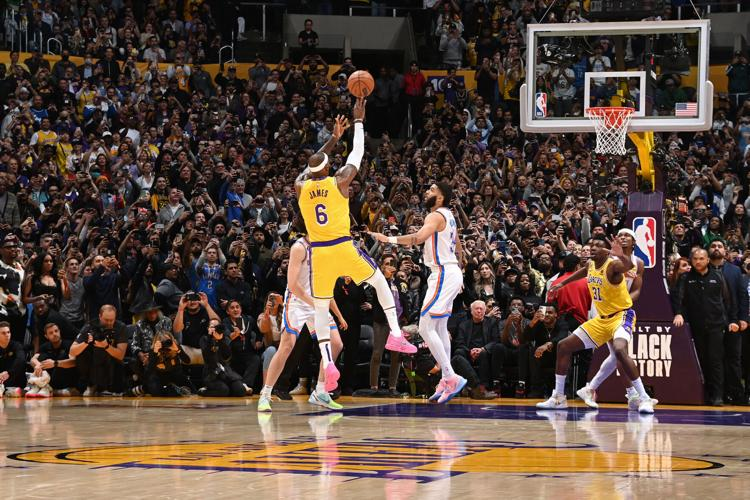
#> input picture LebronJames.jpg, 750 x 500 px
$ python proj1.py
#> lines starting #> are read from the running program, lines starting #| are printed output that depends on the picture; long printed decimals are rounded
#> further down, original_image is the input picture: shape (500, 750, 3); mean B, G, R 62.2, 72.7, 89.8
#import necessary libraries
import cv2 as cv
import numpy as np

#function for the colour transform from RGB to YCbCr space
def RGBToYCbCr_transform(image):
    #read the image planes into RGB values
    R, G, B = image[:,:,0], image[:,:,1], image[:,:,2]
    #apply conversion equations from RGB to YCbCr
    Y = 16 + (65.738*R/256)+(129.057*G/256)+(25.064*B/256)
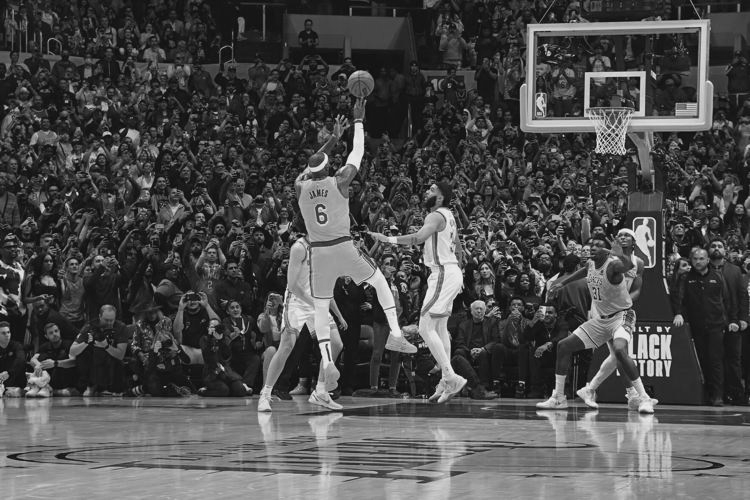
#> Y: shape (500, 750) float64; min 16, max 235, mean 77.4
    Cb = 128 - (37.945*R/256) - (74.494*G/256) + (112.439*B/256)
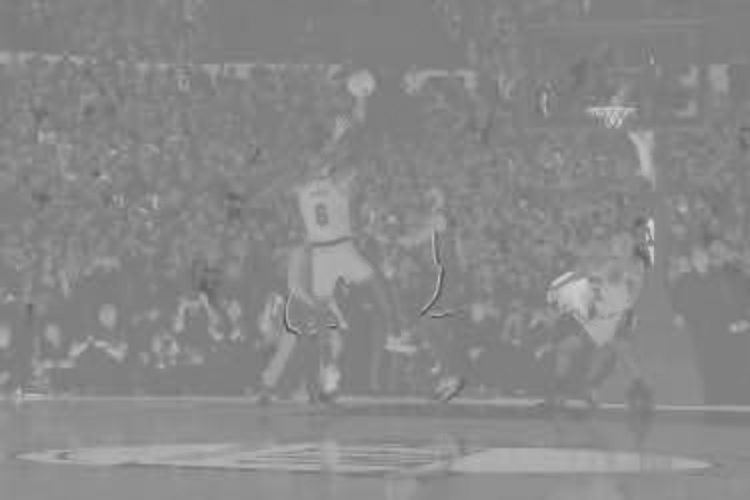
#> Cb: shape (500, 750) float64; min 85.81, max 217.7, mean 137.1
    Cr = 128 + (112.439*R/256) - (94.154*G/256) - (18.285*B/256)
    #stack 8-bit arrays in 3rd dimension (plane-wise)
    return np.stack([Y, Cb, Cr], axis=2).astype(np.uint8)
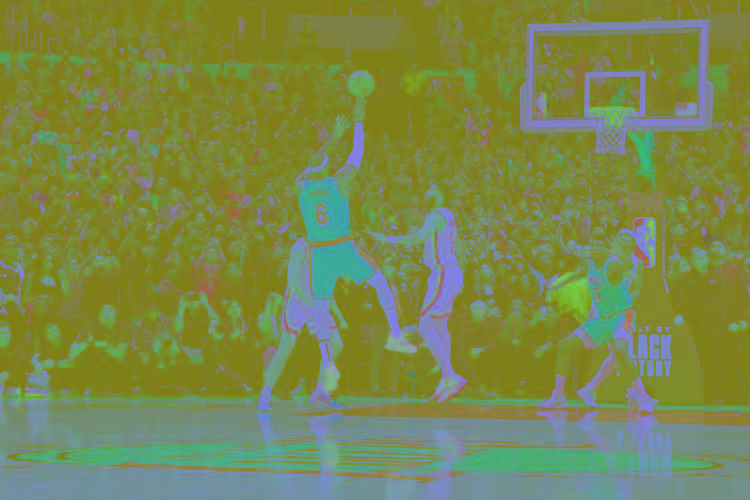
#> returned value: shape (500, 750, 3); mean of channels 0, 1, 2 76.9, 136.6, 121.7; drawn as B, G, R

#function for the colour transform from YCbCr to RGB
def YCbCrtoRGB_transform(image):
    #read the image planes into YCbCr values
    Y, Cb, Cr = image[:,:,0], image[:,:,1], image[:,:,2]
    #apply conversion equations from YCbCr to RGB
    R = (298.082*Y/256) + (408.583*Cr/256) - 222.921
    G = (298.082*Y/256) - (100.291*Cb/256) - (208.120*Cr/256) + 135.576
    B = (298.082*Y/256) + (516.412* Cb/256) - 276.836
    #stack 8-bit arrays in 3rd dimension (plane-wise)
    return np.stack([R, G, B], axis=2).astype(np.uint8)

#function to compute the PSNR value
def calcPSNR(before_image, after_image):
    #calculate the mean squared value of the difference (error)
    mse = np.mean((before_image - after_image) ** 2)
    #find the Peak-Signal-to-Noise-Ratio
    psnr = 10 * np.log10(255**2 / mse)
    return psnr

#function to downsample input by a scale factor
def downsample(image, scale_factor):
    #extract height and width values for the image
#> called with scale_factor = 10
    height, width = len(image),len(image[0])
#> height = 500; width = 750
    #initialize colour spaces for the image
    Y = image[:,:,0]
    Cb = image[:, :, 1]
    Cr = image[:, :, 2]
    #initialize output colour spaces by calculated height and width after downsample
    downsampled_Y = np.zeros((height//scale_factor, width//scale_factor))
    downsampled_Cb = np.zeros((height//scale_factor, width//scale_factor))
    downsampled_Cr = np.zeros((height//scale_factor, width//scale_factor))
    #loop to end of dimensions, skip by every factor value
    for i in range(0, height, scale_factor):
        for j in range(0, width, scale_factor):
            #sliding window based on the scale factor for each plane
            window_Y = Y[i:i+scale_factor, j:j+scale_factor]
            window_Cb = Cb[i:i+scale_factor, j:j+scale_factor]
            window_Cr = Cr[i:i+scale_factor, j:j+scale_factor]
            #average the values within each area
            avg_Y = np.mean(window_Y)
            avg_Cb = np.mean(window_Cb)
            avg_Cr = np.mean(window_Cr)
            #plot the 8-bit values within a scaled down area
            downsampled_Y[i//scale_factor, j//scale_factor] = avg_Y.astype(np.uint8)
            downsampled_Cb[i//scale_factor, j//scale_factor] = avg_Cb.astype(np.uint8)
            downsampled_Cr[i//scale_factor, j//scale_factor] = avg_Cr.astype(np.uint8)
    #stack 8-bit arrays in 3rd dimension (plane-wise)
    return np.stack([downsampled_Y,downsampled_Cb,downsampled_Cr], axis=2).astype(np.uint8)
#> returned value: shape (50, 75, 3)

#function to perform bilinear interpolation for upsampling
def bilinear_interpolation(image, scale_factor):
    #extract height and width values for the image
#> called with scale_factor = 10
    height, width = len(image),len(image[0])
#> height = 50; width = 75
    #initialize output height and width based on factor
    new_height, new_width = int(height * scale_factor), int(width * scale_factor)
#> new_height = 500; new_width = 750
    #initialize output image based on upsamplign dimensions
    new_image = np.zeros((new_height, new_width, 3), dtype=np.uint8)
    #map out coordinates of each pixel by dividing by scale factor
    x = np.zeros(new_width)
#> x = 750 values from 0 to 0
    for i in range(new_width):
        x[i] = i / scale_factor
#> after the loop, x = 750 values from 0 to 74.9
    # coordinates of new image pixels
    y = np.zeros(new_height)
#> y = 500 values from 0 to 0
    for i in range(new_height):
        y[i] = i / scale_factor
#> after the loop, y = 500 values from 0 to 49.9
    #closest points to four points
    y_floor = np.floor(y).astype(np.int32)
#> y_floor = 500 values from 0 to 49
    x_floor = np.floor(x).astype(np.int32)
    y_ceil = y_floor + 1
    y_ceil[y_ceil > height - 1] = height - 1
    x_ceil = x_floor + 1
    x_ceil[x_ceil > width - 1] = width - 1
    #compute difference values for equation
    dy = y - y_floor
    dx = x - x_floor
    #loop through newly initialized dimensions
    for i in range(new_height):
        for j in range(new_width):
            #define four pixel values to estimate upsample
            q11 = image[y_floor[i], x_floor[j]]
            q12 = image[y_floor[i], x_ceil[j]]
            q21 = image[y_ceil[i], x_floor[j]]
            q22 = image[y_ceil[i], x_ceil[j]]
            #apply bilinear interpolation formula
            new_image[i, j] = (
                (q11*(1 - dx[j])*(1 - dy[i])) + (q12*dx[j]*(1 - dy[i])) +  (q21*(1 - dx[j])*dy[i]) + (q22*dx[j]*dy[i])
            )
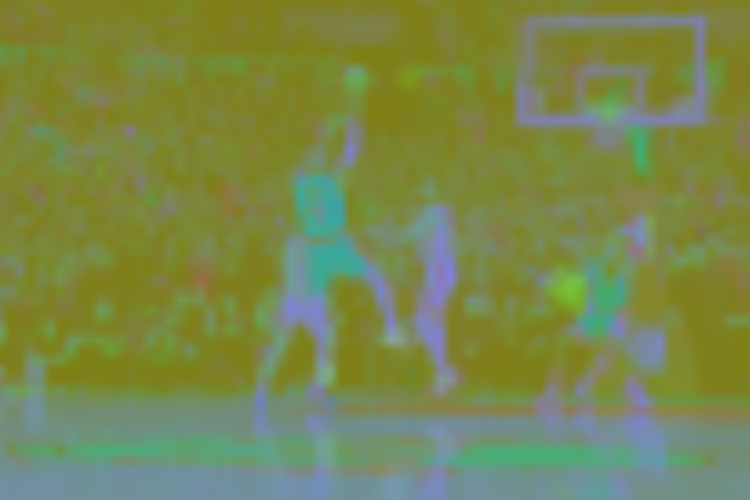
#> new_image: shape (500, 750, 3); mean B, G, R 76.9, 135.8, 120.7
    #output uint8 upsampled image
    return new_image.astype(np.uint8)

#define downsampling and upsampling scale
scale = 10
#load input image
original_image = cv.imread('LebronJames.jpg')
#transform from RGB to YCbCr space
ycbcr_image = RGBToYCbCr_transform(original_image)
cv.imwrite("ycbcrLebronJames.jpg", ycbcr_image)
#downsample image by defined factor
downsample_ycbcr_image = downsample(ycbcr_image, scale)
cv.imwrite("downsample_ycbcrLebronJames.jpg", downsample_ycbcr_image)
#upsample image by defined factor with bilinear interpolation
upsample_ycbcr_image = bilinear_interpolation(downsample_ycbcr_image,scale)
cv.imwrite("upsample_ycbcrLebronJames.jpg", upsample_ycbcr_image)
#transform from YCbCr to RGB space
compressed_image = YCbCrtoRGB_transform(upsample_ycbcr_image)
#> in YCbCrtoRGB_transform, `Y, Cb, Cr = image[:,:,0], image[:,:,1], image[:,:,2]`:
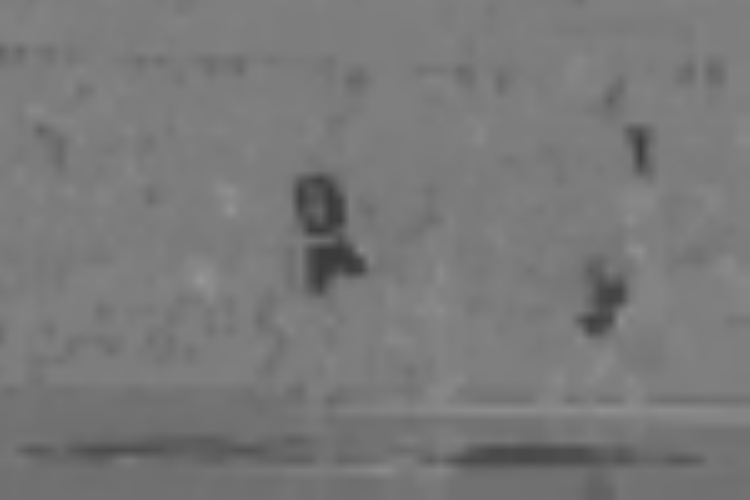
#> Cr: shape (500, 750); min 59, max 153, mean 120.7
#> in YCbCrtoRGB_transform, `B = (298.082*Y/256) + (516.412* Cb/256) - 276.836`:
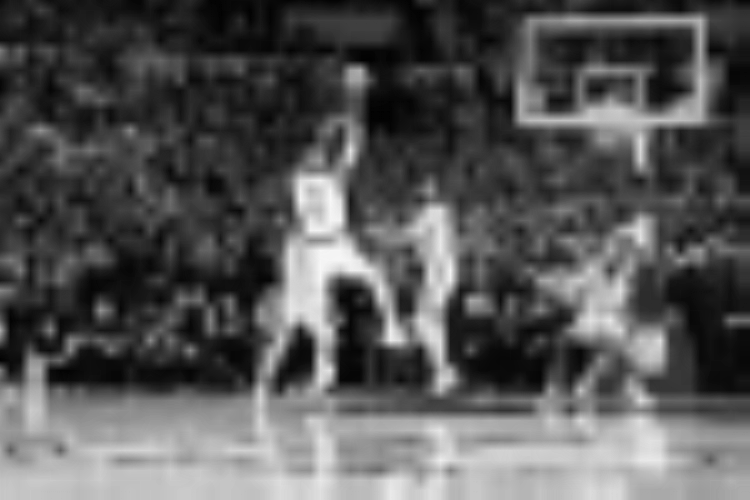
#> B: shape (500, 750) float64; min 1.79, max 248.7, mean 86.6
#> in YCbCrtoRGB_transform, `return np.stack([R, G, B], axis=2).astype(np.uint8)`:
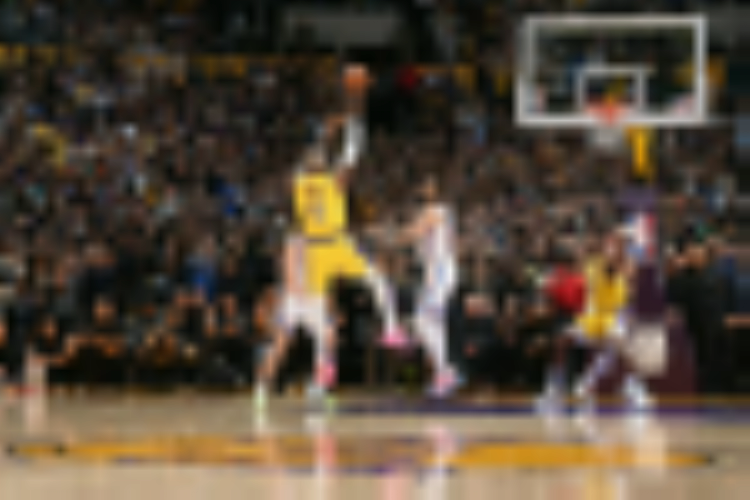
#> returned value: shape (500, 750, 3); mean of channels 0, 1, 2 58.7, 73.4, 86.1; drawn as B, G, R
cv.imwrite("newLebronJames.jpg", compressed_image)
#calculate PSNR value
psnr = calcPSNR(original_image, compressed_image)
#> in calcPSNR, `mse = np.mean((before_image - after_image) ** 2)`: mse = 90.84
#> in calcPSNR, `psnr = 10 * np.log10(255**2 / mse)`: psnr = 28.55
#> psnr = 28.55
print('PSNR:',psnr)
#| PSNR: 28.548
